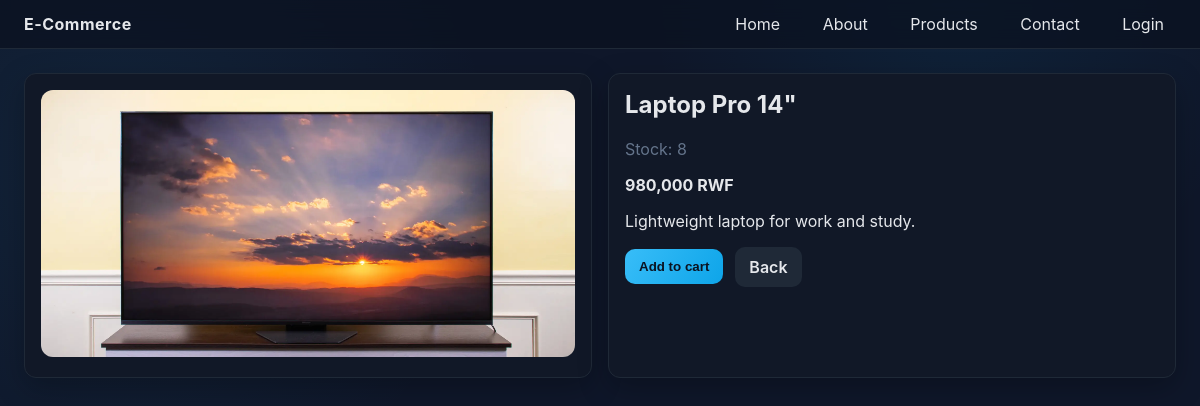
/customer/product_details.php?id=3, run on the app's committed database.
### tables this page shows
CREATE TABLE IF NOT EXISTS Products (
    ProductID INT AUTO_INCREMENT PRIMARY KEY,
    Name VARCHAR(200),
    Price DECIMAL(10,2),
    Stock INT,
    CategoryID INT,
    ImageURL VARCHAR(500),
    Description TEXT,
    FOREIGN KEY (CategoryID) REFERENCES Categories(CategoryID)
);

### includes/functions.php (called while the page is built, shortened)
<?php
function sanitize(string $value): string
{
    return htmlspecialchars(trim($value), ENT_QUOTES, 'UTF-8');
}
function get_product(int $id)
{
    $pdo = getPDO();
    $stmt = $pdo->prepare('SELECT * FROM Products WHERE ProductID = ?');
    $stmt->execute([$id]);
    return $stmt->fetch();
}
function format_price(float $amount): string
{
    return number_format($amount, 0, '.', ',') . ' RWF';
}
function image_url(string $path): string
{
    return APP_URL . '/' . ltrim($path, '/');
}
?>

### customer/product_details.php (the view, shortened to what this page needs)
<?php
require_once __DIR__ . '/../includes/header.php';
require_once __DIR__ . '/../includes/functions.php';
$id = (int)($_GET['id'] ?? 0);
$product = get_product($id);
?>
<div class="grid" style="grid-template-columns: repeat(auto-fit, minmax(320px,1fr));">
    <div class="card">
        <img src="<?php echo image_url($product['ImageURL']); ?>" alt="<?php echo sanitize($product['Name']); ?>" style="width:100%;border-radius:12px;">
    </div>
    <div class="card">
        <h2><?php echo sanitize($product['Name']); ?></h2>
        <p class="muted">Stock: <?php echo (int)$product['Stock']; ?></p>
        <p><strong><?php echo format_price((float)$product['Price']); ?></strong></p>
        <p><?php echo sanitize($product['Description'] ?? 'Quality product.'); ?></p>
        <div class="flex">
            <button class="btn primary" data-add-to-cart data-id="<?php echo $product['ProductID']; ?>">Add to cart</button>
            <a class="btn secondary" href="browse_products.php">Back</a>
        </div>
    </div>
</div>
</main>
</body>
</html>

### assets/css/style.css (style rules this page uses)
:root { --bg: #0f172a; --card: #111827; --muted: #64748b; --accent: #38bdf8; --accent-strong: #0ea5e9; --success: #22c55e; --danger: #ef4444; --border: #1f2937; --text: #e5e7eb; }
* { box-sizing: border-box; }
body { margin: 0; font-family: "Inter", system-ui, -apple-system, sans-serif; background: radial-gradient(circle at 10% 20%, rgba(56,189,248,0.08), transparent 30%), radial-gradient(circle at 80% 0%, rgba(14,165,233,0.08), transparent 25%), var(--bg); color: var(--text); min-height: 100vh; }
a { color: var(--text); text-decoration: none; }
.grid { display: grid; gap: 16px; }
.card { background: var(--card); border: 1px solid var(--border); border-radius: 12px; padding: 16px; box-shadow: 0 10px 30px rgba(0,0,0,0.25); }
.card h2, .card h3 { margin-top: 0; }
.muted { color: var(--muted); }
.btn { display: inline-flex; align-items: center; justify-content: center; gap: 6px; padding: 10px 14px; border-radius: 10px; border: none; cursor: pointer; font-weight: 600; transition: transform .1s ease, background .2s ease; }
.btn.primary { background: linear-gradient(120deg, var(--accent), var(--accent-strong)); color: #0b1220; }
.btn.secondary { background: var(--border); color: var(--text); }
.flex { display: flex; gap: 12px; align-items: center; }

### data on the page
products: ImageURL (picture), Name "Laptop Pro 14\"", Stock "8", Price "980,000 RWF", Description "Lightweight laptop for work and study."
